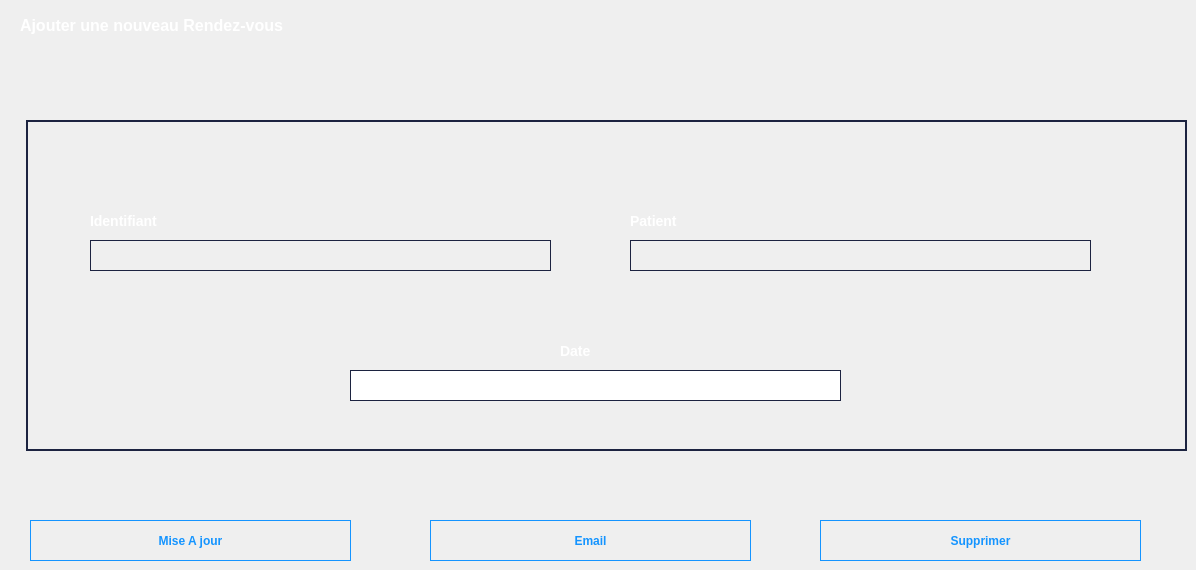
     <widget class="QWidget" name="RDVEdit">
      <property name="styleSheet">
       <string notr="true">QLineEdit {
	border : 1px solid #1c2340;
	padding: 5px 5px 5px 5px;
	color: #ffffff;
}


QLabel {
	color: #ffffff;
	font-size: 14px;
	font-weight: 800;
}

</string>
      </property>
      <widget class="QLabel" name="label_184">
       <property name="geometry">
        <rect>
         <x>20</x>
         <y>10</y>
         <width>491</width>
         <height>31</height>
        </rect>
       </property>
       <property name="styleSheet">
        <string notr="true">QLabel {
	color: #ffffff;
	font-size: 16px;
	font-weight: 700;
}</string>
       </property>
       <property name="text">
        <string>Ajouter une nouveau Rendez-vous</string>
       </property>
      </widget>
      <widget class="QLabel" name="label_185">
       <property name="geometry">
        <rect>
         <x>560</x>
         <y>340</y>
         <width>131</width>
         <height>21</height>
        </rect>
       </property>
       <property name="text">
        <string>Date</string>
       </property>
      </widget>
      <widget class="QLabel" name="Box_13">
       <property name="geometry">
        <rect>
         <x>26</x>
         <y>120</y>
         <width>1161</width>
         <height>331</height>
        </rect>
       </property>
       <property name="styleSheet">
        <string notr="true">QLabel {
	border : 2px solid #1c2340;
}</string>
       </property>
       <property name="text">
        <string/>
       </property>
      </widget>
      <widget class="QLineEdit" name="lineEdit_DateRDV_2">
       <property name="geometry">
        <rect>
         <x>350</x>
         <y>370</y>
         <width>491</width>
         <height>31</height>
        </rect>
       </property>
      </widget>
      <widget class="QLabel" name="IconNurse_9">
       <property name="geometry">
        <rect>
         <x>500</x>
         <y>50</y>
         <width>161</width>
         <height>151</height>
        </rect>
       </property>
       <property name="styleSheet">
        <string notr="true">QLabel {
	padding: 5px 1px 1px 1px;
	text-align: center;
    vertical-align: middle;
	background-color: transparent;
 	background-position: center top;
    background-repeat: no-repeat;
    background-origin: content;
    background-image: url(&quot;:/icons/menu/Home/RDV/form/calendar.png&quot;);
}

</string>
       </property>
       <property name="text">
        <string/>
       </property>
      </widget>
      <widget class="QLabel" name="label_186">
       <property name="geometry">
        <rect>
         <x>90</x>
         <y>210</y>
         <width>131</width>
         <height>21</height>
        </rect>
       </property>
       <property name="text">
        <string>Identifiant</string>
       </property>
      </widget>
      <widget class="QLabel" name="label_187">
       <property name="geometry">
        <rect>
         <x>630</x>
         <y>210</y>
         <width>181</width>
         <height>21</height>
        </rect>
       </property>
       <property name="text">
        <string>Patient</string>
       </property>
      </widget>
      <widget class="QLabel" name="InfoRDVId">
       <property name="geometry">
        <rect>
         <x>90</x>
         <y>240</y>
         <width>461</width>
         <height>31</height>
        </rect>
       </property>
       <property name="styleSheet">
        <string notr="true">padding: 5px 5px 5px 5px;
border : 1px solid #1c2340;
font-size: 12px;
font-weight: 300;</string>
       </property>
       <property name="text">
        <string/>
       </property>
      </widget>
      <widget class="QLabel" name="InfoRDVPat">
       <property name="geometry">
        <rect>
         <x>630</x>
         <y>240</y>
         <width>461</width>
         <height>31</height>
        </rect>
       </property>
       <property name="styleSheet">
        <string notr="true">padding: 5px 5px 5px 5px;
border : 1px solid #1c2340;
font-size: 12px;
font-weight: 300;</string>
       </property>
       <property name="text">
        <string/>
       </property>
      </widget>
      <widget class="QPushButton" name="pushButton_25">
       <property name="geometry">
        <rect>
         <x>430</x>
         <y>520</y>
         <width>321</width>
         <height>41</height>
        </rect>
       </property>
       <property name="styleSheet">
        <string notr="true">QPushButton {
	font-weight: 600;
	text-align: center;
    vertical-align: middle;
   	background-color: transparent;
    border: 1px solid transparent;
	color: #1494ff;
    border-color: #1494ff;
}

QPushButton:hover {
    background-color: #1494ff;
	color: #ffffff;
	font-weight: 600;
}</string>
       </property>
       <property name="text">
        <string>Email</string>
       </property>
      </widget>
      <widget class="QPushButton" name="RDVbtnUpdate">
       <property name="geometry">
        <rect>
         <x>30</x>
         <y>520</y>
         <width>321</width>
         <height>41</height>
        </rect>
       </property>
       <property name="styleSheet">
        <string notr="true">QPushButton {
	font-weight: 600;
	text-align: center;
    vertical-align: middle;
   	background-color: transparent;
    border: 1px solid transparent;
	color: #1494ff;
    border-color: #1494ff;
}

QPushButton:hover {
    background-color: #1494ff;
	color: #ffffff;
	font-weight: 600;
}</string>
       </property>
       <property name="text">
        <string>Mise A jour</string>
       </property>
      </widget>
      <widget class="QPushButton" name="RDVDelete">
       <property name="geometry">
        <rect>
         <x>820</x>
         <y>520</y>
         <width>321</width>
         <height>41</height>
        </rect>
       </property>
       <property name="styleSheet">
        <string notr="true">QPushButton {
	font-weight: 600;
	text-align: center;
    vertical-align: middle;
   	background-color: transparent;
    border: 1px solid transparent;
	color: #1494ff;
    border-color: #1494ff;
}

QPushButton:hover {
    background-color: #1494ff;
	color: #ffffff;
	font-weight: 600;
}</string>
       </property>
       <property name="text">
        <string>Supprimer</string>
       </property>
      </widget>
      <zorder>Box_13</zorder>
      <zorder>label_184</zorder>
      <zorder>label_185</zorder>
      <zorder>lineEdit_DateRDV_2</zorder>
      <zorder>IconNurse_9</zorder>
      <zorder>label_186</zorder>
      <zorder>label_187</zorder>
      <zorder>InfoRDVId</zorder>
      <zorder>InfoRDVPat</zorder>
      <zorder>pushButton_25</zorder>
      <zorder>RDVbtnUpdate</zorder>
      <zorder>RDVDelete</zorder>
     </widget>
